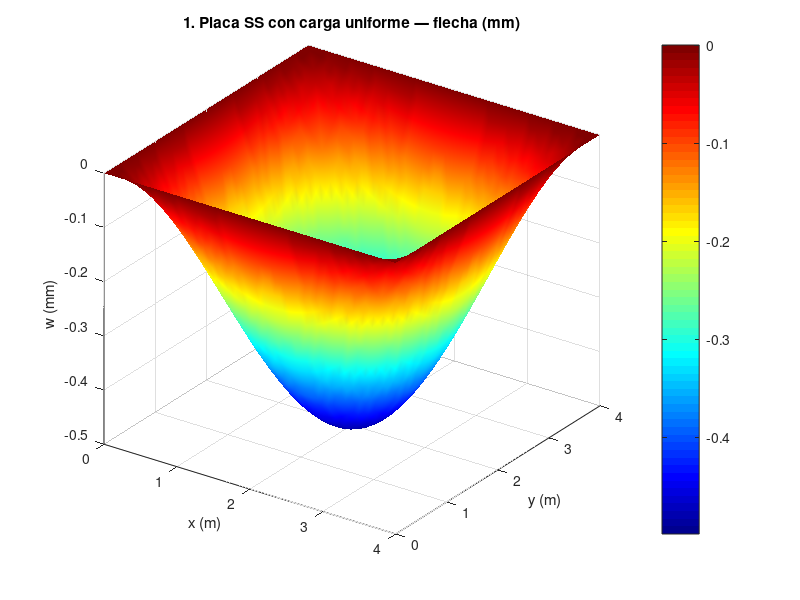
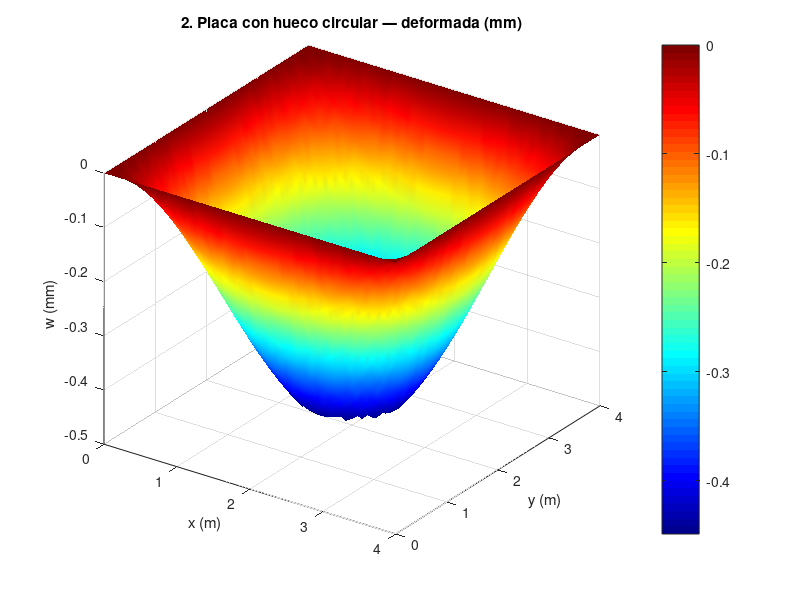
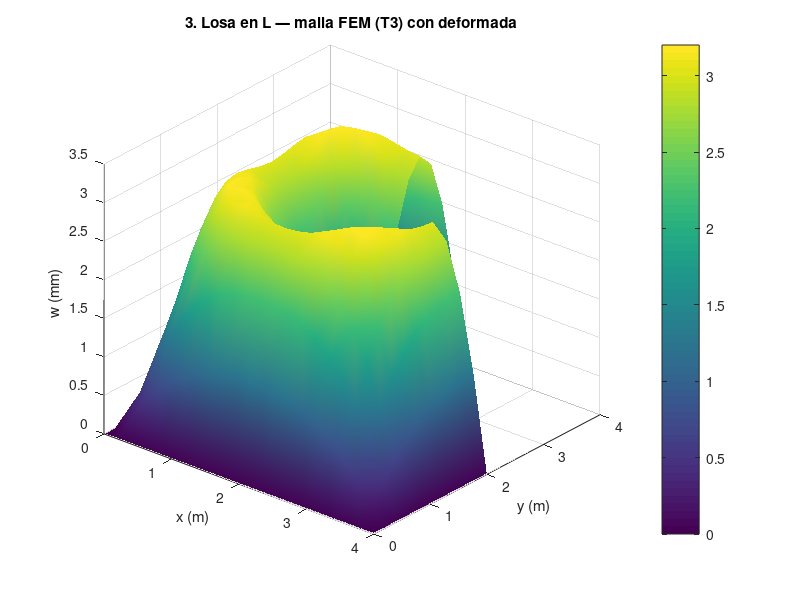

MATLAB code to generate these figures, in order: (Note: this script raises an error after producing the figures.)
%% Demo: Visualización FEM realista — placas con flexión y tensiones
close all
mkdir('demo_fem_figs');

%% ============================================================
%% 1. Placa cuadrada simplemente apoyada — flexión (Navier)
%% w(x,y) = Σ (16q/π⁶D) sin(mπx/a)sin(nπy/b)/(mn((m/a)²+(n/b)²)²)
%% ============================================================
a = 4; b = 4;                     % dimensiones placa (m)
q = 10000;                        % carga (N/m²)
E = 30e9; nu = 0.2; t = 0.2;      % hormigón
D = E*t^3/(12*(1-nu^2));          % rigidez flexional

[X,Y] = meshgrid(linspace(0,a,50), linspace(0,b,50));
W = zeros(size(X));
Mxx = zeros(size(X));   % momento M_xx (acumulado analiticamente, ver figura 6)
for m = 1:2:7  % impares
    for n = 1:2:7
        coef = 16*q/(pi^6*D) / (m*n*((m/a)^2+(n/b)^2)^2);
        s = sin(m*pi*X/a).*sin(n*pi*Y/b);
        W = W + coef*s;
        % Curvaturas analiticas: d2w/dx2 y d2w/dy2 de cada armonico
        wxx = -coef*(m*pi/a)^2 * s;
        wyy = -coef*(n*pi/b)^2 * s;
        Mxx = Mxx - D*(wxx + nu*wyy);   % M_xx = -D(w,xx + nu w,yy)
    end
end

figure('Position',[100 100 800 600]);
surf(X, Y, -W*1000, 'EdgeColor','none');     % en mm, invertida (sentido físico)
shading interp; colorbar;
title('1. Placa SS con carga uniforme — flecha (mm)');
xlabel('x (m)'); ylabel('y (m)'); zlabel('w (mm)');
view(35,30); colormap(jet);
saveas(gcf,'demo_fem_figs/01_placa_flexion.png');

%% ============================================================
%% 2. Misma placa con HUECO circular central — NaN trick
%% ============================================================
Wh = -W*1000;
mask = ((X-a/2).^2 + (Y-b/2).^2) < 0.6^2;
Wh(mask) = NaN;
figure('Position',[100 100 800 600]);
surf(X, Y, Wh, 'EdgeColor','none');
shading interp; colorbar;
title('2. Placa con hueco circular — deformada (mm)');
xlabel('x (m)'); ylabel('y (m)'); zlabel('w (mm)');
view(35,30); colormap(jet);
saveas(gcf,'demo_fem_figs/02_placa_hueco.png');

%% ============================================================
%% 3. Losa en L con malla triangular FEM (trisurf)
%% ============================================================
[xg, yg] = meshgrid(0:0.2:4, 0:0.2:4);
inside = (xg<=2 | yg<=2);
xn = xg(inside); yn = yg(inside);
% deflexión simulada (mayor hacia la esquina interior)
zn = sin(pi*xn/4).*sin(pi*yn/4) .* (1 - exp(-((xn-2).^2+(yn-2).^2)/2));
tri = delaunay(xn, yn);
% Filtro triángulos cuyo centroide cae fuera de la L
% (centroide por columnas: indexar un vector por una columna preserva la forma)
cx = (xn(tri(:,1)) + xn(tri(:,2)) + xn(tri(:,3))) / 3;
cy = (yn(tri(:,1)) + yn(tri(:,2)) + yn(tri(:,3))) / 3;
keep = (cx<=2 | cy<=2);
tri = tri(keep,:);

figure('Position',[100 100 800 600]);
trisurf(tri, xn, yn, zn*10, 'EdgeColor',[.3 .3 .3], 'LineWidth',0.3);
shading interp; colorbar;
title('3. Losa en L — malla FEM (T3) con deformada');
xlabel('x (m)'); ylabel('y (m)'); zlabel('w (mm)');
view(40,30); colormap(parula);
saveas(gcf,'demo_fem_figs/03_losa_L.png');

%% ============================================================
%% 4. Placa circular — coordenadas polares (axisimétrica)
%% w(r) = qR⁴/(64D) · (1 - (r/R)²)²  (simply supported edge)
%% ============================================================
R = 2;
[rho, theta] = meshgrid(linspace(0,R,40), linspace(0,2*pi,60));
Xc = rho.*cos(theta); Yc = rho.*sin(theta);
qq = 8000;
DD = E*0.15^3/(12*(1-nu^2));
Wc = qq*R^4/(64*DD) * (1 - (rho/R).^2).^2 * 1000;  % mm

figure('Position',[100 100 800 600]);
surf(Xc, Yc, -Wc, 'EdgeColor','none');
shading interp; colorbar;
title('4. Placa circular — flexión axisimétrica');
xlabel('x (m)'); ylabel('y (m)'); zlabel('w (mm)');
view(35,30); colormap(jet);
saveas(gcf,'demo_fem_figs/04_placa_circular.png');

%% ============================================================
%% 5. PATCH Q4 — malla de cuadriláteros con tensión von Mises
%% (cada elemento coloreado por su σ_vm — discontinuo, FEM clásico)
%% ============================================================
% Generar malla Q4 5×5
nx = 8; ny = 8;
xv = linspace(0, 4, nx+1);
yv = linspace(0, 4, ny+1);
[Xq, Yq] = meshgrid(xv, yv);

% Tensión von Mises simulada (cuadrático con máximo en centro)
sigma_vm = zeros(ny, nx);
for j = 1:ny
    for i = 1:nx
        xc = (Xq(j,i)+Xq(j,i+1))/2;
        yc = (Yq(j,i)+Yq(j+1,i))/2;
        sigma_vm(j,i) = 50e6 * (1 - ((xc-2).^2 + (yc-2).^2)/8);  % Pa
    end
end

figure('Position',[100 100 800 600]); hold on;
% Cada elemento Q4 como un patch con su color
for j = 1:ny
    for i = 1:nx
        xq = [Xq(j,i) Xq(j,i+1) Xq(j+1,i+1) Xq(j+1,i)];
        yq = [Yq(j,i) Yq(j,i+1) Yq(j+1,i+1) Yq(j+1,i)];
        patch(xq, yq, sigma_vm(j,i)/1e6, 'EdgeColor','k', 'LineWidth',0.5);
    end
end
colormap(jet); cb = colorbar; cb.Label.String = '\sigma_{vm} (MPa)';
title('5. Patch Q4 — tensión von Mises por elemento (FEM)');
xlabel('x (m)'); ylabel('y (m)'); axis equal tight;
saveas(gcf,'demo_fem_figs/05_patch_Q4_vm.png');

%% ============================================================
%% 6. Deformada + mapa de momento M_xx (color sobre superficie 3D)
%% ============================================================
% M_xx = -D (d2w/dx2 + nu d2w/dy2)  ->  ya calculado analiticamente arriba (Mxx)

figure('Position',[100 100 800 600]);
surf(X, Y, -W*1000, Mxx/1000, 'EdgeColor','none');   % color = Mxx (kN·m/m)
shading interp; cb = colorbar; cb.Label.String = 'M_{xx} (kN·m/m)';
title('6. Deformada coloreada por M_{xx}');
xlabel('x (m)'); ylabel('y (m)'); zlabel('w (mm)');
view(40,35); colormap(jet);
saveas(gcf,'demo_fem_figs/06_deformada_Mxx.png');

%% ============================================================
%% 7. Multi-vista: planta + alzado + iso — subplot
%% ============================================================
figure('Position',[100 100 1200 400]);
subplot(1,3,1);
surf(X, Y, -W*1000, 'EdgeColor','none'); shading interp;
view(0,90); colorbar; title('Planta (top)'); axis equal tight;
xlabel('x'); ylabel('y');

subplot(1,3,2);
surf(X, Y, -W*1000, 'EdgeColor','none'); shading interp;
view(0,0); colorbar; title('Alzado x-z (front)');
xlabel('x'); zlabel('w');

subplot(1,3,3);
surf(X, Y, -W*1000, 'EdgeColor','none'); shading interp;
view(40,30); colorbar; title('Isométrica');
xlabel('x'); ylabel('y'); zlabel('w');

colormap(jet);
saveas(gcf,'demo_fem_figs/07_multivista.png');

%% ============================================================
%% 8. Patch — geometría irregular custom (sección compuesta)
%% ============================================================
figure('Position',[100 100 700 700]); hold on;
% Hormigón (rectángulo exterior)
patch([0 4 4 0], [0 0 5 5], [.85 .85 .85], 'EdgeColor','k', 'LineWidth',1.5);
% Hueco rectangular
patch([1 3 3 1], [2 2 4 4], 'w', 'EdgeColor','k', 'LineWidth',1.5);
% Armadura inferior (puntos)
xs = linspace(0.3, 3.7, 6); plot(xs, 0.3*ones(size(xs)), 'ko', 'MarkerFaceColor','k', 'MarkerSize',10);
% Armadura superior
plot(xs, 4.7*ones(size(xs)), 'ko', 'MarkerFaceColor','k', 'MarkerSize',8);
% Cotas
text(2, -0.3, 'b = 4 m', 'HorizontalAlignment','center', 'FontSize',12);
text(-0.3, 2.5, 'h = 5 m', 'Rotation',90, 'HorizontalAlignment','center', 'FontSize',12);
axis equal; axis([-0.5 4.5 -0.7 5.5]); axis off;
title('8. Patch — sección compuesta con cotas');
saveas(gcf,'demo_fem_figs/08_seccion_compuesta.png');

disp('Done');
exit;
